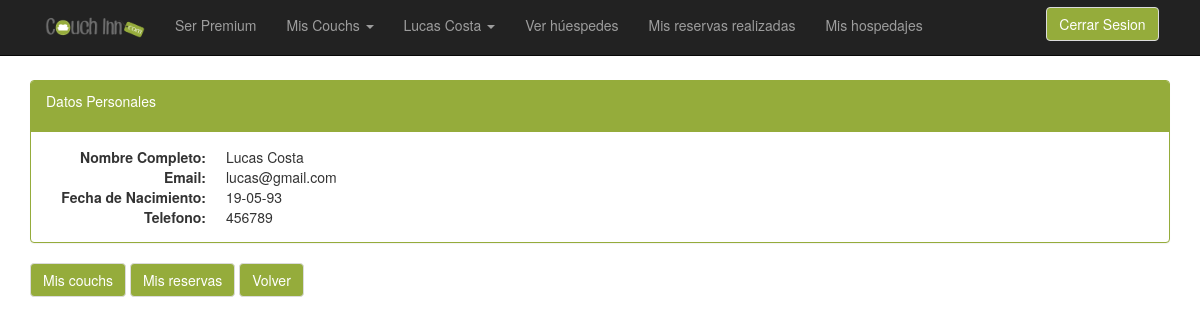
Page /verPerfil.php (signed in) on the earlier database version.
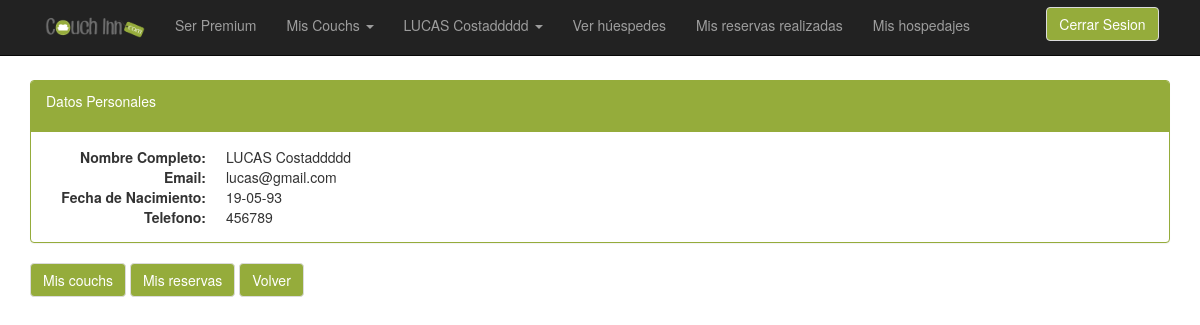
Same page on the later database version.
### tables this page shows
CREATE TABLE IF NOT EXISTS `usuario` (
  `id_usuario` int(100) NOT NULL AUTO_INCREMENT,
  `email` varchar(30) NOT NULL,
  `nombre` varchar(35) NOT NULL,
  `apellido` varchar(75) NOT NULL,
  `fnac` date NOT NULL,
  `telefono` varchar(25) NOT NULL,
  `clave` varchar(15) NOT NULL,
  `eliminado` int(11) NOT NULL DEFAULT '0',
  PRIMARY KEY (`id_usuario`) USING BTREE
);

### verPerfil.php (the view, shortened to what the changed rows need)
<?php
    if(isset($_SESSION['sesion_usuario'])){
        include_once ("conectarBD.php");
        $queryUsuario="SELECT email, nombre, apellido, telefono, DATE_FORMAT(fnac, '%d-%m-%y') AS fnacimiento FROM usuario WHERE id_usuario='".$_SESSION['id_usuario']."'";
        $resul= mysqli_query($conexion, $queryUsuario);
?>
<!DOCTYPE html>
<html>
<head>
    <link href="bootstrap/css/bootstrap.min.css" rel="stylesheet">
    <link href="default.css" rel="stylesheet"><link rel="icon" href="img/logo.png">
</head>
<body>
<?php
include("navbar.php");?>
<div class="container">
    <?php if (isset($_GET['msg'])) { ?>
    <div id="alert" role="alert" class="col-md-offset-2 col-md-8 alert <?php echo($_GET['class']) ?>">
        <?php echo($_GET['msg']); ?>
    </div>
<?php  } if ($consultaUsuario = mysqli_fetch_array($resul)){ ?>
        <div class="panel panel-primary ">
            <div class="panel-heading">
                <p> Datos Personales </p>
            </div>
            <div class="panel-body">
                <d1 class="dl-horizontal">
                    <dt> Nombre Completo:</dt>
                    <dd> <?php echo $consultaUsuario['nombre']." ".$consultaUsuario['apellido'] ?></dd>
                    <dt> Email: </dt>
                    <dd> <?php echo($consultaUsuario["email"]) ?></dd>
                    <dt> Fecha de Nacimiento: </dt>
                    <dd> <?php echo($consultaUsuario["fnacimiento"]) ?></dd>
                    <dt> Telefono: </dt>
                    <dd> <?php echo($consultaUsuario["telefono"]) ?></dd>
                </d1>
            </div>
        </div>
<?php } ?>
</div>
</body>
</html>
<?php } else {
       header("Location: index.php?msg=Tiene que estar logueado para poder ver esta seccción&&class=alert-warning");
    }
?>

### navbar.php (shortened to what the changed rows need)
<?php
if( isset($_SESSION['sesion_usuario'])){
    if( isset($_SESSION['admin']) && ($_SESSION['admin'] == true)) {
    ?>
        <nav class="navbar navbar-inverse navbar-fixed-top" >
            <div class="container" >
                <div id = "navbar" class="navbar-collapse collapse" >
                    <ul class="nav navbar-nav" >
                        <li ><a href = "index.php" > <img class="img-responsive center-block" height = "40" width = "100" src="img/header.png"></a ></li >
                        <!--<li ><a href = "listado_tipos_hospedajes.php" > Listado de tipos de hospedajes</a ></li >
                        <li ><a href = "#" > Agregar tipos de hospedajes</a ></li >
                        <li ><a href = "#" > Modificar tipos de hospedajes</a ></li >
                        <li ><a href = "#" > Eliminar tipos de hospedajes</a ></li >-->
                        <li class="dropdown" >
                            <a href = "#" class="dropdown-toggle" data-toggle= "dropdown" role = "button" aria-haspopup = "true" aria-expanded = "false" > Manejar Tipos de Hospedaje <span class="caret" ></span ></a >
                            <ul class="dropdown-menu" >
                                <li ><a href = "listado_tipos_hospedajes.php" > Listado de tipos de hospedajes</a ></li >
                                <li ><a href = "alta_tipos_hospedaje_form.php" > Agregar tipos de hospedajes</a ></li >
                                <!--
                                <li ><a href = "modificar_tipos_hospedaje_form.php" > Modificar tipos de hospedajes</a ></li >
                                <li ><a href = "eliminar_tipos_hospedaje_form.php" > Eliminar tipos de hospedajes</a ></li >
                                -->
                            </ul >
                        </li >
                        <li class="dropdown" >
                            <a href = "#" class="dropdown-toggle" data-toggle= "dropdown" role = "button" aria-haspopup = "true" aria-expanded = "false" > Generar Listados <span class="caret" ></span ></a >
                            <ul class="dropdown-menu" >
                                <li>
                                <a href="listado_aceptadas_finalizadas_admin.php">Reservas</a>
                                </li>
                                <li>
                                <a href="manejo_usuarios.php">Usuarios</a>
                                </li>
                                <li>
                                <a href="listado_ganancias_admin.php">Ganancias</a>
                                </li>
                            </ul >
                        </li >
                        <li class="dropdown" >
                            <a href = "#" class="dropdown-toggle" data-toggle= "dropdown" role = "button" aria-haspopup = "true" aria-expanded = "false" > Administrador <span class="caret" ></span ></a >
                            <ul class="dropdown-menu" >
                                <li ><a href = "user_modForm.php" > Modificar perfil </a ></li >
                            </ul >
                        </li >
                    </ul >
                    <form id="user-session" class="form-inline pull-right" method="post" action="consultas/cerrar_sesion.php">
                        <button type="submit" class="btn btn-primary">Cerrar Sesion</button>
                    </form>
                </div >
            </div >
        </nav >
    <?php
         }else {
    ?>
    <nav class="navbar navbar-inverse navbar-fixed-top" >
        <div class="container" >
            <div id = "navbar" class="navbar-collapse collapse" >
                <ul class="nav navbar-nav" >
                    <li ><a href = "index.php" > <img class="img-responsive center-block" height = "40" width = "100" src="img/header.png"></a ></li >
                    <?php
                            include_once("conectarBD.php");
                            $query= "SELECT id_usuario FROM premium WHERE id_usuario='".$_SESSION['id_usuario']."'";
                            $resultado_navbar= mysqli_query($conexion, $query);
                            if(mysqli_num_rows($resultado_navbar) == 0){ $esPremium = false;
                    ?>
                                <li ><a href = "hacerse_premium.php" > Ser Premium</a ></li >
                    <?php }  ?>
                    <li class="dropdown">
                        <a href = "#" class="dropdown-toggle" data-toggle= "dropdown" role = "button" aria-haspopup = "true" aria-expanded = "false" > Mis Couchs <span class="caret" ></span ></a >
                    </li>
                    <li class="dropdown" >
                        <a href = "#" class="dropdown-toggle" data-toggle= "dropdown" role = "button" aria-haspopup = "true" aria-expanded = "false" ><?php if($esPremium) { echo("<i class='glyphicon glyphicon-star-empty'></i>");} ?> <?php echo($_SESSION["nombre_completo"])?> <span class="caret" ></span ></a >
                    </li >
                    <li>
                        <a href="puntuarHuespedes.php">Ver húespedes</a>
                    </li>
                    <li>
                        <a href="mis_reservas_realizadas.php">Mis reservas realizadas</a>
                    </li>
                    <li>
                        <a href="listadoMisHospedajes.php">Mis hospedajes</a>
                    </li>
                </ul >
                <form id="user-session" class="form-inline pull-right" method="post" action="consultas/cerrar_sesion.php">
                    <button type="submit" class="btn btn-primary">Cerrar Sesion</button>
                </form>
            </div >
        </div >
    </nav >
<?php }  } ?>

Differences in the rows shown:
changed usuario "lucas@gmail.com": nombre "Lucas" → "LUCAS"; apellido "Costa" → "Costaddddd"
Other differences:
$_SESSION["nombre_completo"]: "Lucas Costa" → "LUCAS Costaddddd"
